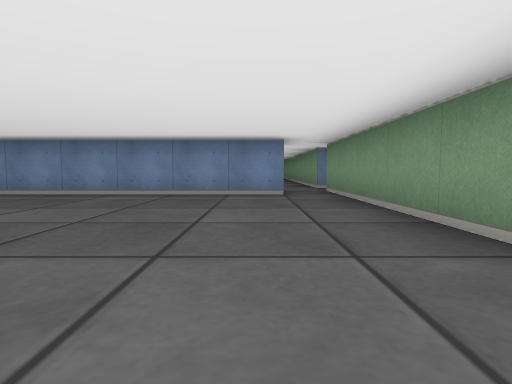
View 1 (above)

18 first-person views from a walk through a cub3D level. The camera is about half as high as the walls, tilts 4° down and sees 80° across. The floor is counted in squares. Each view is taken from the middle of a square. On the plan, view 1 faces up. The plan holds only what a view shows up to about 9 squares ahead; the rest is blank.

View 2
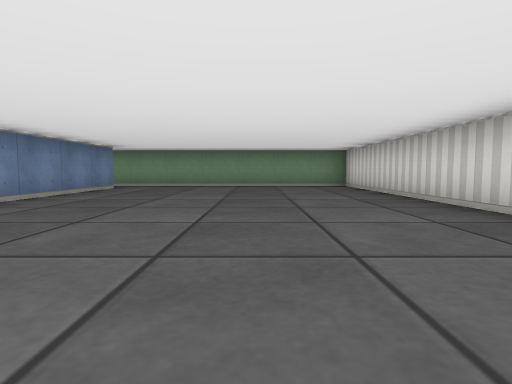

View 3
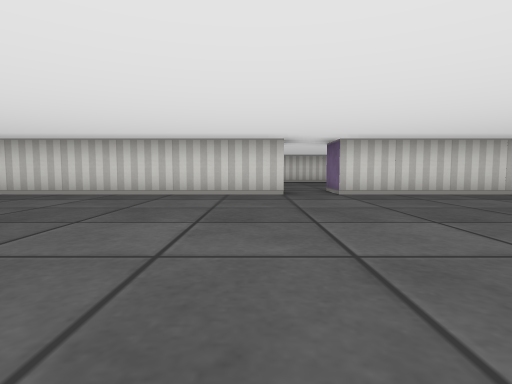

View 4
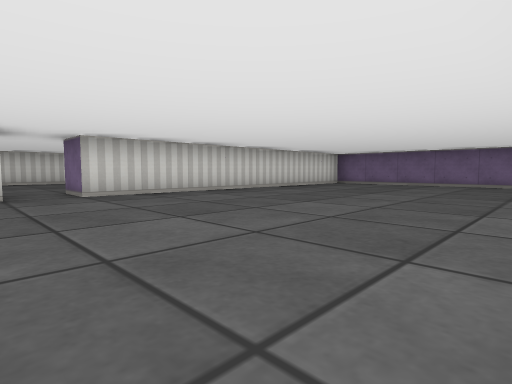

View 5
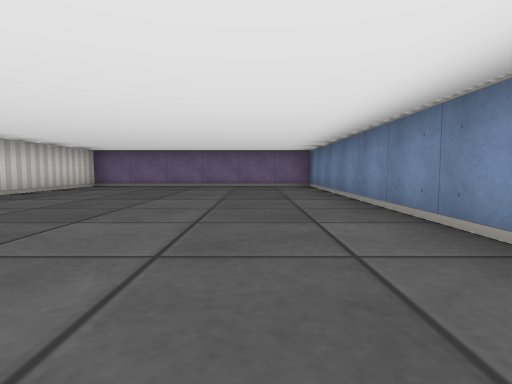

View 6
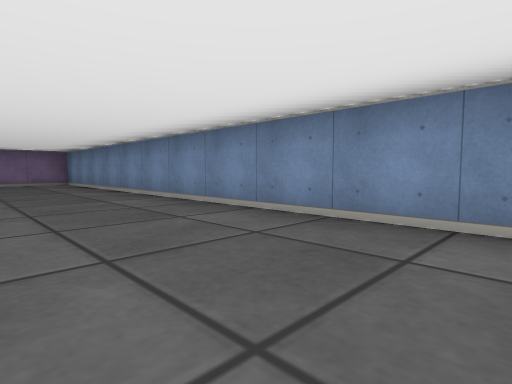

View 7
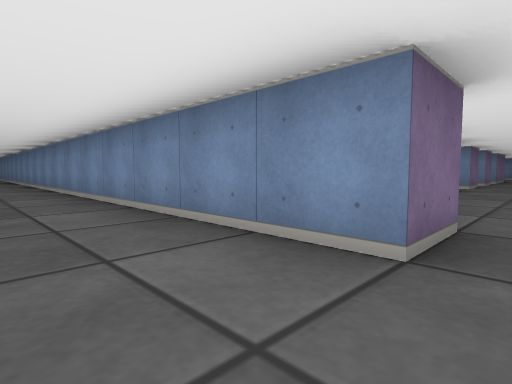

View 8
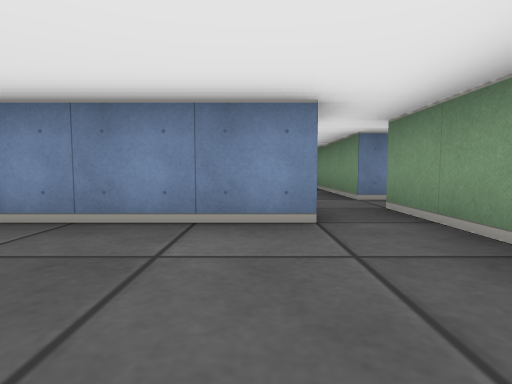

View 9
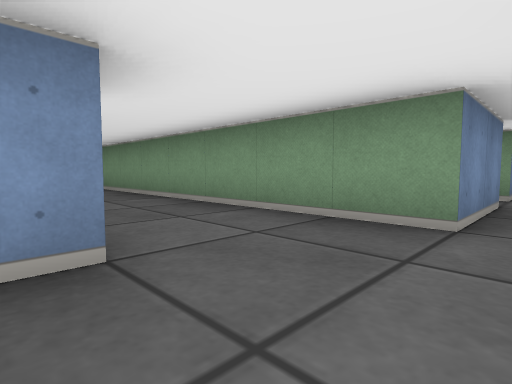

View 10
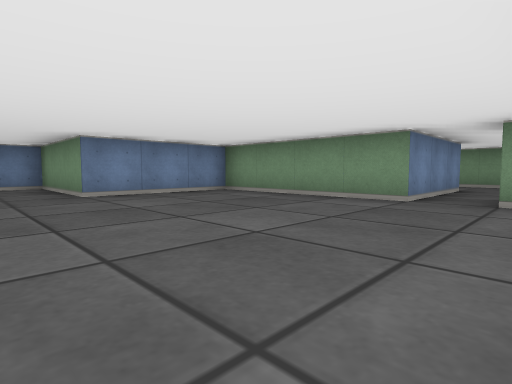

View 11
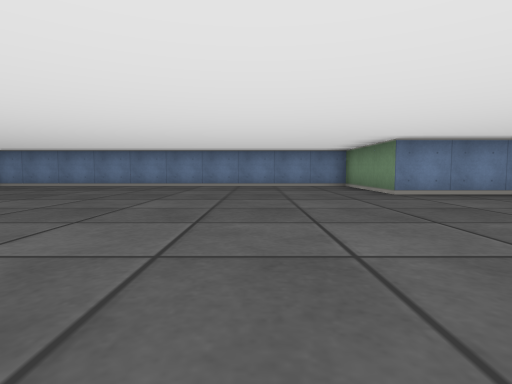

View 12
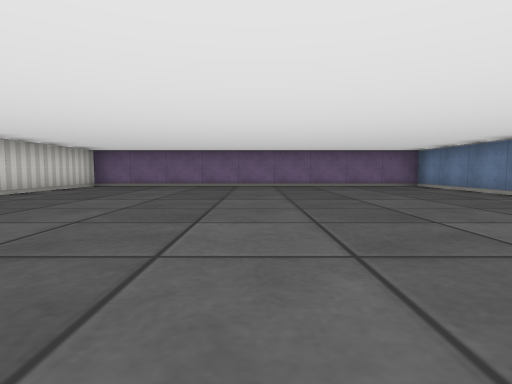

View 13
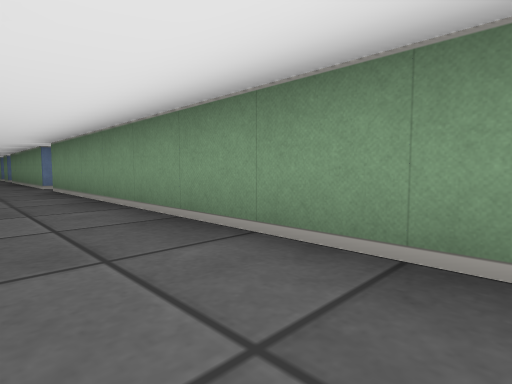

View 14
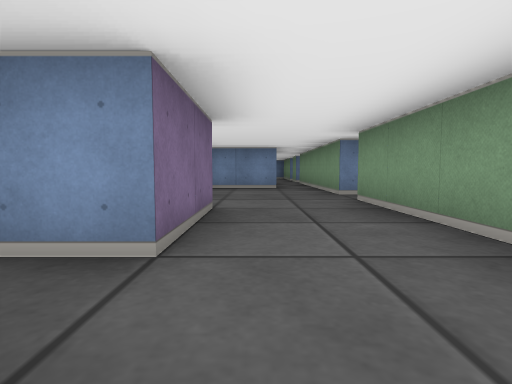

View 15
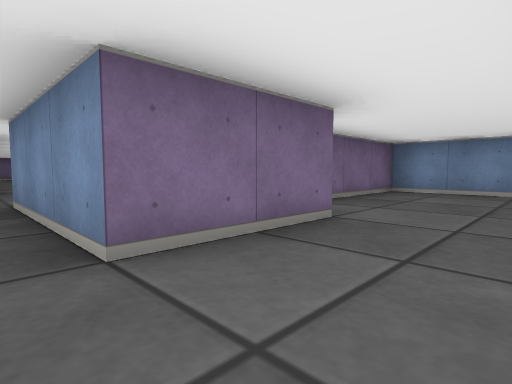

View 16
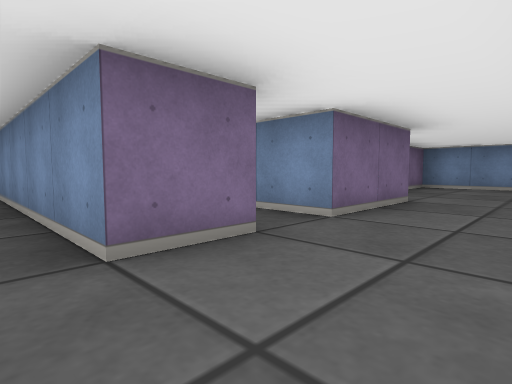

View 17
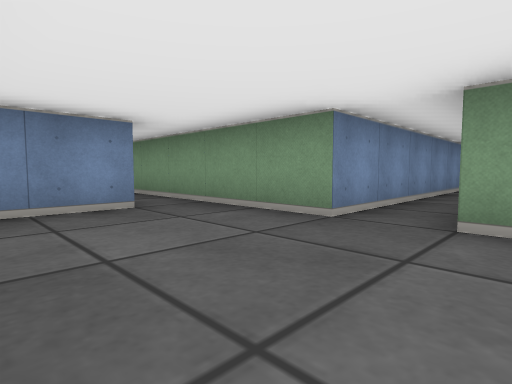

View 18
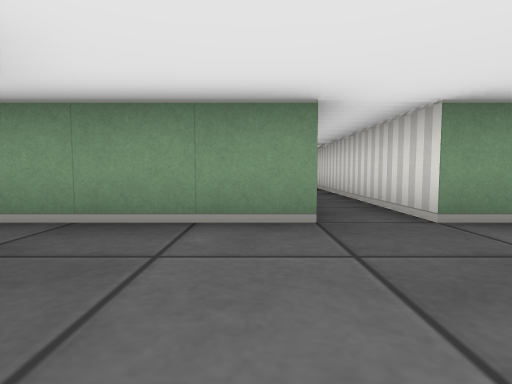

### Floor plan
Points are (right, up) in squares from view 1. A wall is a line through its corners. A room is listed if a view was taken in it or the views show most of it. See-through windows are left out.
Room 1 (views 1, 2, 3, 4, 5, 6, 7, 8)
walls: (-7.6, -0.5) (1.5, -0.5) (1.5, 6.5); (0.5, 6.6) (0.5, 5.5) (-16.5, 5.5) (-16.5, -0.5) (-8.5, -0.5)
ways out: opening at (1, 6) to room 2; opening at (-8, -1)
Room 2 (view 9)
walls: (-0.4, 8.5) (-3.5, 8.5); (1.5, 7.5) (1.5, 9.5)
ways out: opening at (1, 6) to room 1; opening at (-3, 8) to room 3; opening at (0.5, 9) to room 7; opening at (2, 7)
Room 3 (views 10, 11, 12)
walls: (-3.5, 8.5) (-3.5, 12.5) (-6.5, 12.5) (-6.5, 15.5) (-16.5, 15.5) (-16.5, 6.5) (-13.2, 6.5)
ways out: opening at (-3, 8) to room 2
Room 4 (view 13)
walls: (-0.5, 13.5) (-0.5, 12.5); (1.5, 11.5) (1.5, 13.5)
ways out: opening at (0.5, 13) to room 5; opening at (0.5, 11) to room 7
Room 5 (views 14, 16)
walls: (-0.5, 15.5) (-0.5, 14.5) (-4.9, 14.5); (1.5, 13.5) (1.5, 15.5)
ways out: opening at (0.5, 13) to room 4; opening at (0.5, 15) to room 6
Room 6 (views 15, 17, 18)
walls: (-0.5, 18.6) (-0.5, 16.5) (-3.5, 16.5); (0.6, 22.5) (-1.5, 22.5) (-1.5, 20.1); (1.5, 15.5) (1.5, 19.5) (6.5, 19.5); (6.5, 20.5) (1.5, 20.5) (1.5, 24.9)
ways out: opening at (0.5, 15) to room 5; opening at (-3, 16)
Room 7 (no view inside)
walls: (1.5, 9.5) (1.5, 11.5)
ways out: opening at (0.5, 9) to room 2; opening at (0.5, 11) to room 4

Where each view was taken, in squares from view 1:
view 1: 0 up, 0 right, facing up
view 2: 2 up, 7 left, facing right
view 3: 5 up, 7 left, facing down
view 4: 5 up, 7 left, facing down-left
view 5: 4 up, 8 left, facing left
view 6: 3 up, 6 left, facing up-left
view 7: 4 up, 1 right, facing up-left
view 8: 3 up, 0 right, facing up
view 9: 7 up, 1 left, facing up-right
view 10: 7 up, 8 left, facing up-right
view 11: 7 up, 9 left, facing up
view 12: 11 up, 8 left, facing left
view 13: 12 up, 0 right, facing up-right
view 14: 15 up, 0 right, facing up
view 15: 16 up, 1 right, facing up-left
view 16: 14 up, 1 right, facing up-left
view 17: 19 up, 1 left, facing up-right
view 18: 21 up, 1 left, facing right
